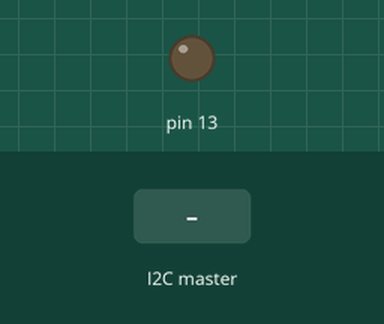
Simulated run of this sketch. Board: Arduino Uno, built with avr-gcc and run on an emulated ATmega328P. Parts: output pins drawn as LEDs (lit = HIGH). Inputs (shaded band) come from the test bench.

Above: at 1.2 s.
1.3 s: the I2C master sends "H"
At 1.9 s:
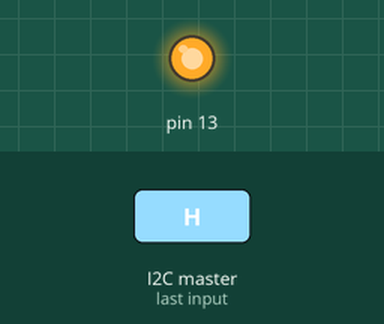
2.8 s: the I2C master sends the byte 1
At 4.2 s:
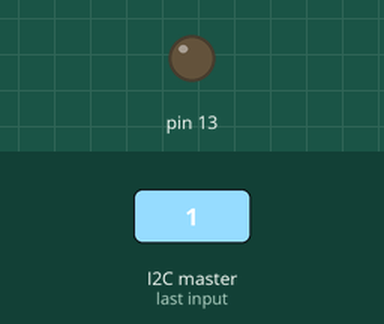
Timing chart, 0 to 5.8 s (numbered marks = the images above; inputs shaded):
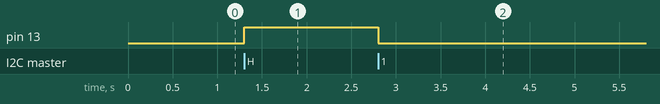

The sketch:

SLAVE_CODE.ino
```cpp
// i2c escravo
#include <Wire.h>
void setup() {
// Endereço é 5
  Wire.begin(5);
  Wire.onReceive(react);
  pinMode(13,OUTPUT);
  digitalWrite(13,LOW);
}

void loop() {
}

void react(int n) {
  while (Wire.available()) {
    char c = Wire.read();
    if (c=='H') {
      digitalWrite(13,HIGH);
    } else {
      digitalWrite(13,LOW);
    }
  }
}
```

Measured:
- after the input at 1.3 s, pin 13: LOW → HIGH at once
- after the input at 2.8 s, pin 13: HIGH → LOW at once
